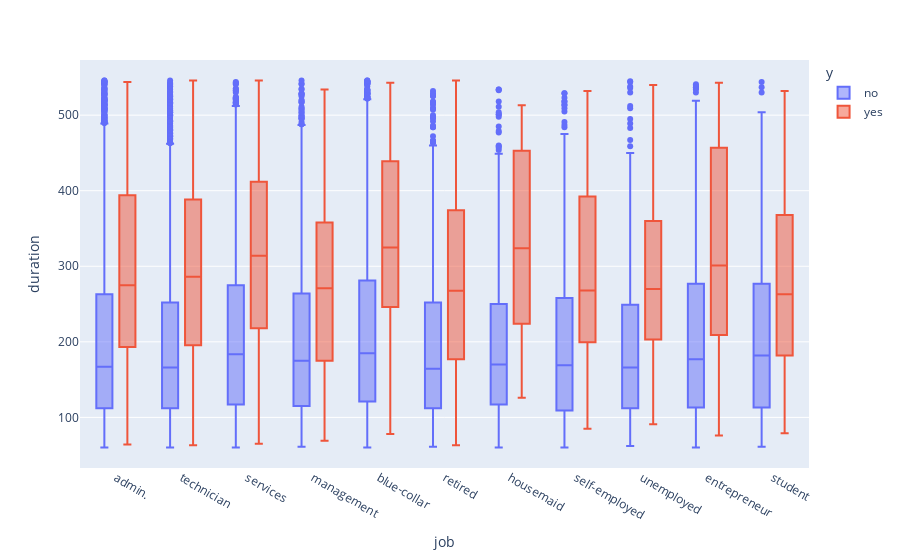

The notebook cell this image was saved under:
### Code cell
fig = px.box(training, x="job", y="duration", color="y")
fig.update_traces(quartilemethod="exclusive")
fig.show()

### Figure 1 — Plotly figure (JSON) as saved in the notebook; plotly's stock layout.template omitted (floating-point values rounded to 4 significant figures; data arrays with more than 128 entries replaced by an {"elided": "..."} marker saying what was removed)
{"data": [{"alignmentgroup": "True", "hovertemplate": "y=no<br>job=%{x}<br>duration=%{y}<extra></extra>", "legendgroup": "no", "marker": {"color": "#636efa"}, "name": "no", "notched": false, "offsetgroup": "no", "orientation": "v", "quartilemethod": "exclusive", "showlegend": true, "type": "box", "x": {"elided": "16270 str values"}, "x0": " ", "xaxis": "x", "y": {"elided": "16270 float values"}, "y0": " ", "yaxis": "y"}, {"alignmentgroup": "True", "hovertemplate": "y=yes<br>job=%{x}<br>duration=%{y}<extra></extra>", "legendgroup": "yes", "marker": {"color": "#EF553B"}, "name": "yes", "notched": false, "offsetgroup": "yes", "orientation": "v", "quartilemethod": "exclusive", "showlegend": true, "type": "box", "x": {"elided": "1595 str values"}, "x0": " ", "xaxis": "x", "y": {"elided": "1595 int values"}, "y0": " ", "yaxis": "y"}], "layout": {"boxmode": "group", "legend": {"title": {"text": "y"}, "tracegroupgap": 0}, "margin": {"t": 60}, "xaxis": {"anchor": "y", "domain": [0, 1], "title": {"text": "job"}}, "yaxis": {"anchor": "x", "domain": [0, 1], "title": {"text": "duration"}}}}
